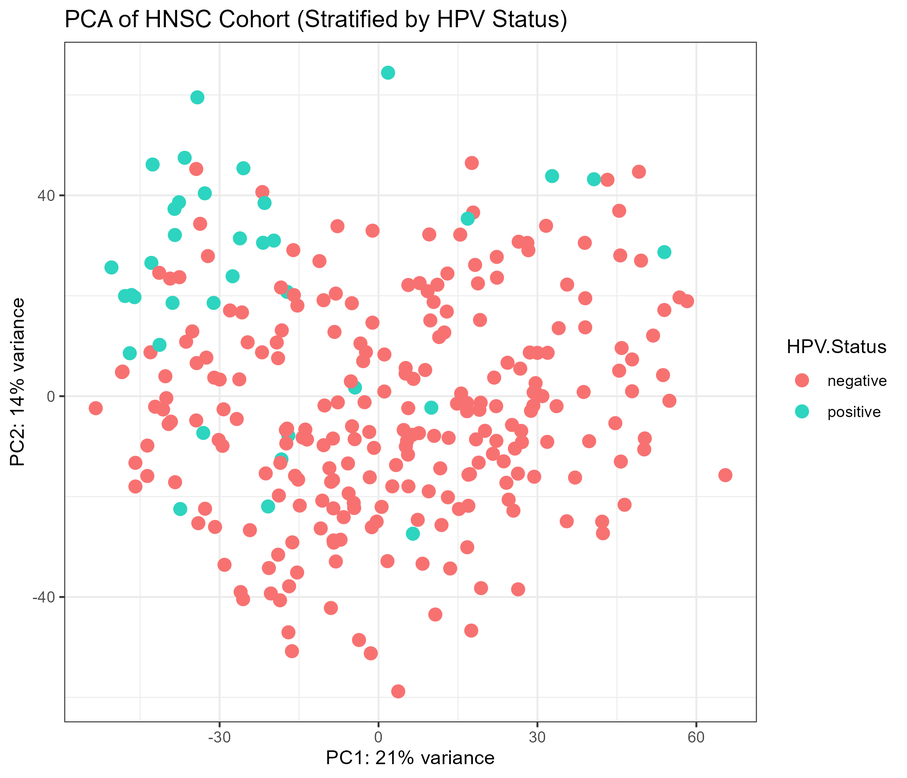
#> input picture figures/HNSC_HPV_PCA.png, 907 x 778 px, shrunk from 2100 x 1800 before the run, found by its file name
$ python check_pca.py
#> lines starting #> are read from the running program, lines starting #| are printed output that depends on the picture
import os
from PIL import Image
import numpy as np

project_dir = r"C:\Users\rejoy\.gemini\antigravity\scratch\hnsc_docx_generator"
path = os.path.join(project_dir, "HNSC_HPV_PCA.png")

if os.path.exists(path):
    size_bytes = os.path.getsize(path)
    try:
        with Image.open(path) as img:
#> img is the input picture: PIL image 907x778 RGB; mean R, G, B 250.2, 244.7, 244.5
            data = np.array(img.convert("L"))
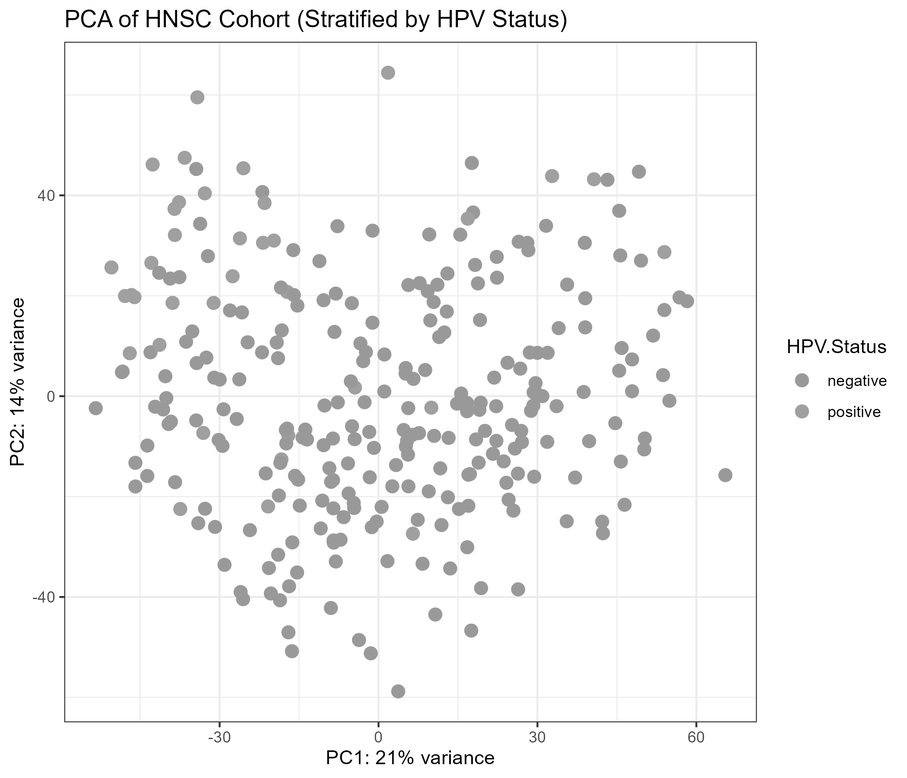
#> data: shape (778, 907); min 0, max 255, mean 246.3
            std = np.std(data)
#> std = 30.53
            print(f"File: HNSC_HPV_PCA.png, Size: {img.size}, Format: {img.format}, Size Bytes: {size_bytes}, StdDev: {std:.2f}")
#| File: HNSC_HPV_PCA.png, Size: (907, 778), Format: PNG, Size Bytes: 143934, StdDev: 30.53
    except Exception as e:
        print(f"File: HNSC_HPV_PCA.png, ERROR: {e}")
else:
    print("File not found")

$ run again, with figures/CESC_Subtype_Heatmap.png copied over figures/HNSC_HPV_PCA.png
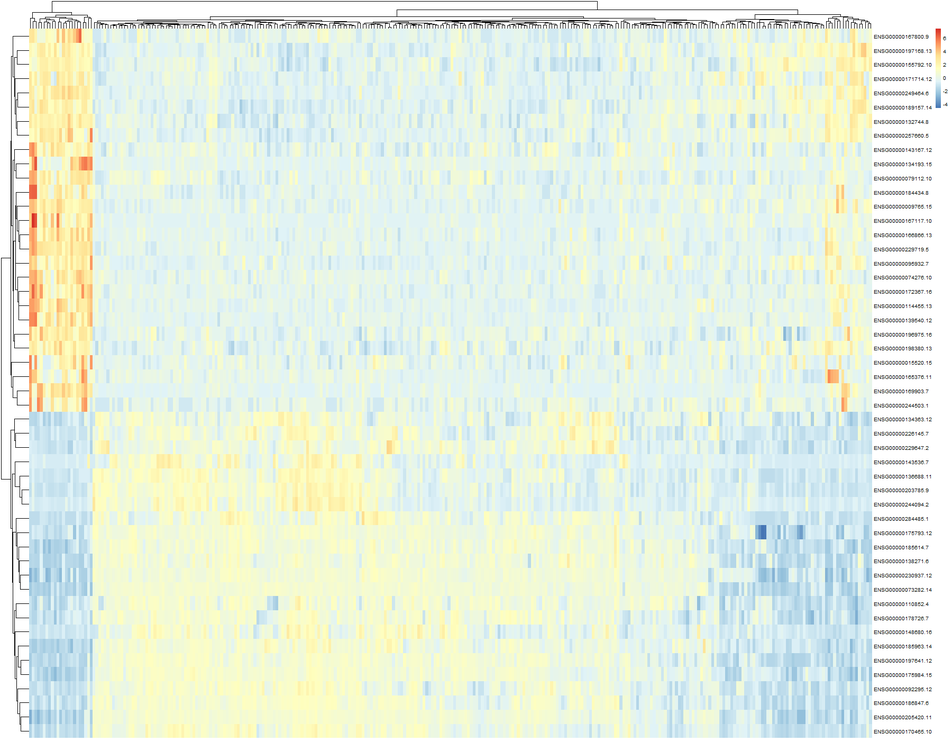
#> input picture figures/CESC_Subtype_Heatmap.png, 952 x 741 px, shrunk from 1800 x 1400 before the run, found by its file name
#> img is the input picture: PIL image 952x741 RGB; mean R, G, B 230.5, 241.1, 225.7
#> `data = np.array(img.convert("L"))`:
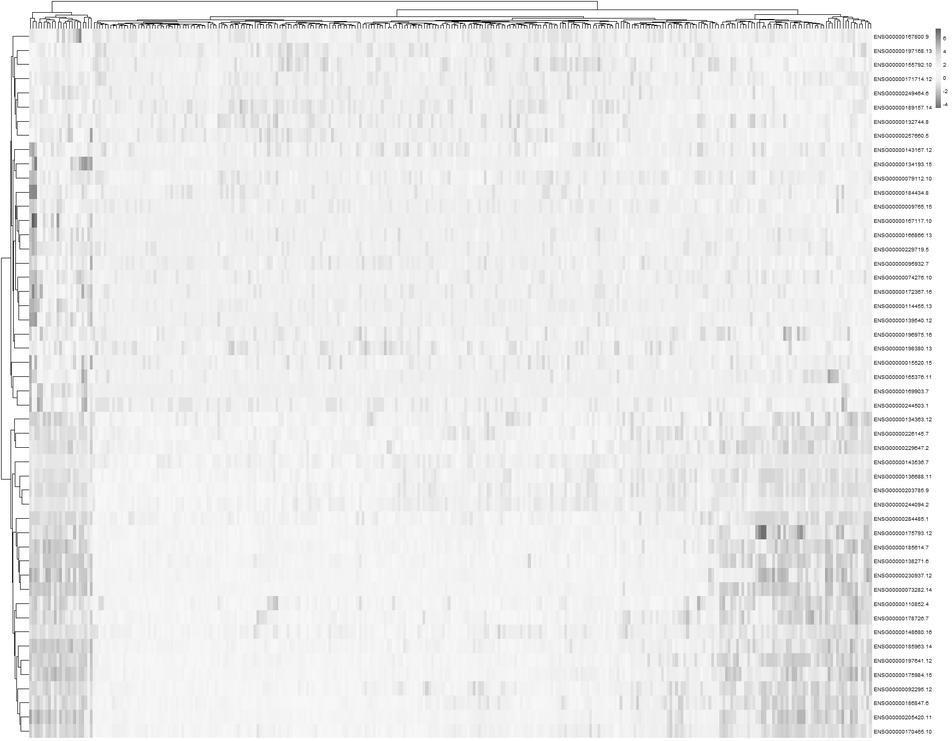
#> data: shape (741, 952); min 0, max 255, mean 236.2
#> std = 19.62
#| File: HNSC_HPV_PCA.png, Size: (952, 741), Format: PNG, Size Bytes: 296823, StdDev: 19.62

$ run again, with figures/CESC_Subtype_PCA.png copied over figures/HNSC_HPV_PCA.png
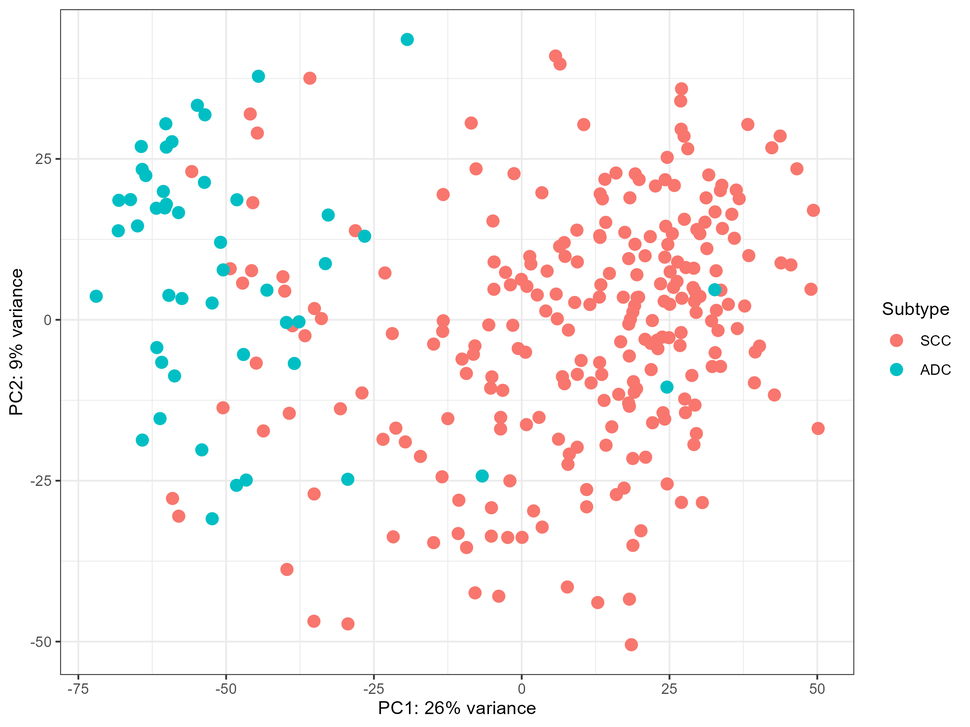
#> input picture figures/CESC_Subtype_PCA.png, 970 x 727 px, shrunk from 2400 x 1800 before the run, found by its file name
#> img is the input picture: PIL image 970x727 RGB; mean R, G, B 250.3, 246.2, 245.9
#> `data = np.array(img.convert("L"))`:
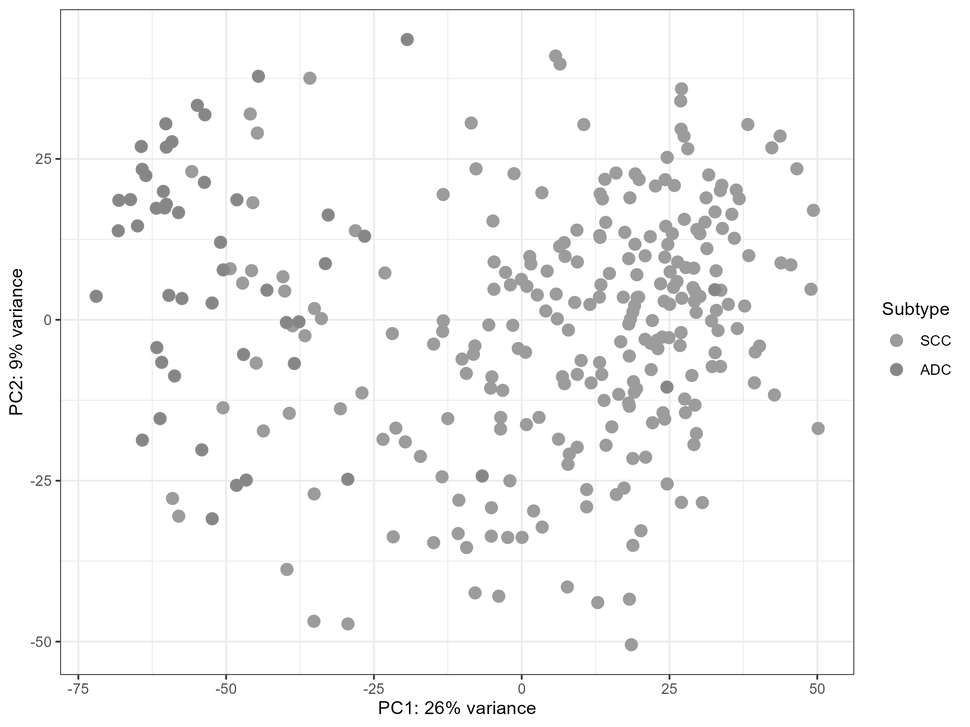
#> data: shape (727, 970); min 0, max 255, mean 247.4
#> std = 27.06
#| File: HNSC_HPV_PCA.png, Size: (970, 727), Format: PNG, Size Bytes: 136214, StdDev: 27.06
